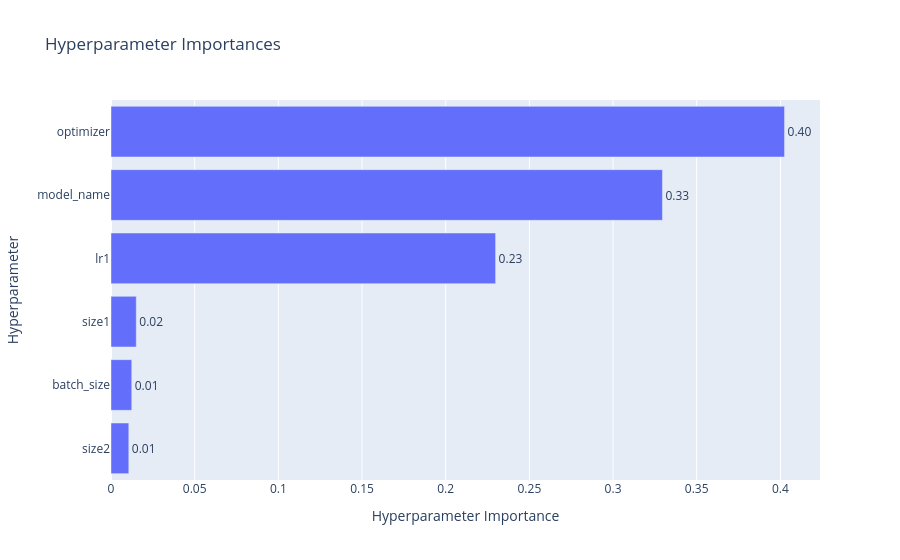

Notebook code cell kept with this figure:
### Code cell
# Importancia de hiperparámetros de recorte
study = optuna.load_study(
    study_name="RECORTE1",
    storage="sqlite:///Hiperparametros_recorte/Primera_prueba.db"
)

# Evaluamos la importancia de cada hiperparámetro y la representamos
fig = vis.plot_param_importances(study)
fig.show()

### Figure 1 — Plotly figure (JSON) as saved in the notebook; plotly's stock layout.template omitted (floating-point values rounded to 4 significant figures)
{"data": [{"cliponaxis": false, "hovertemplate": ["size2 (IntDistribution): 0.01064034944912454<extra></extra>", "batch_size (IntDistribution): 0.012397334947355402<extra></extra>", "size1 (IntDistribution): 0.015100642259759864<extra></extra>", "lr1 (FloatDistribution): 0.2298366570743368<extra></extra>", "model_name (CategoricalDistribution): 0.32953106157577733<extra></extra>", "optimizer (CategoricalDistribution): 0.40249395469364596<extra></extra>"], "name": "Objective Value", "orientation": "h", "text": ["0.01", "0.01", "0.02", "0.23", "0.33", "0.40"], "textposition": "outside", "type": "bar", "x": [0.01064, 0.0124, 0.0151, 0.2298, 0.3295, 0.4025], "y": ["size2", "batch_size", "size1", "lr1", "model_name", "optimizer"]}], "layout": {"title": {"text": "Hyperparameter Importances"}, "xaxis": {"title": {"text": "Hyperparameter Importance"}}, "yaxis": {"title": {"text": "Hyperparameter"}}}}
